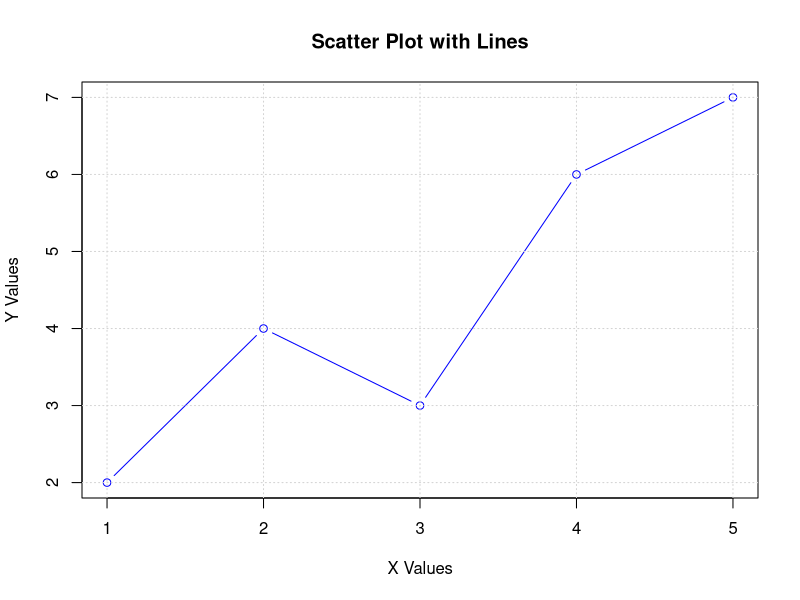

Reproduce this figure in R.
# Open a new graphics window
x11()

# Basic Scatter Plot with Lines in R
x <- c(1, 2, 3, 4, 5)  # X-axis values
y <- c(2, 4, 3, 6, 7)  # Y-axis values

# Plotting the Graph
plot(x, y, type = "b", col = "blue",   # type = "b" for both points and lines
     main = "Scatter Plot with Lines", # Title of the graph
     xlab = "X Values",                # X-axis label
     ylab = "Y Values")                # Y-axis label

# Adding a Grid
grid()
